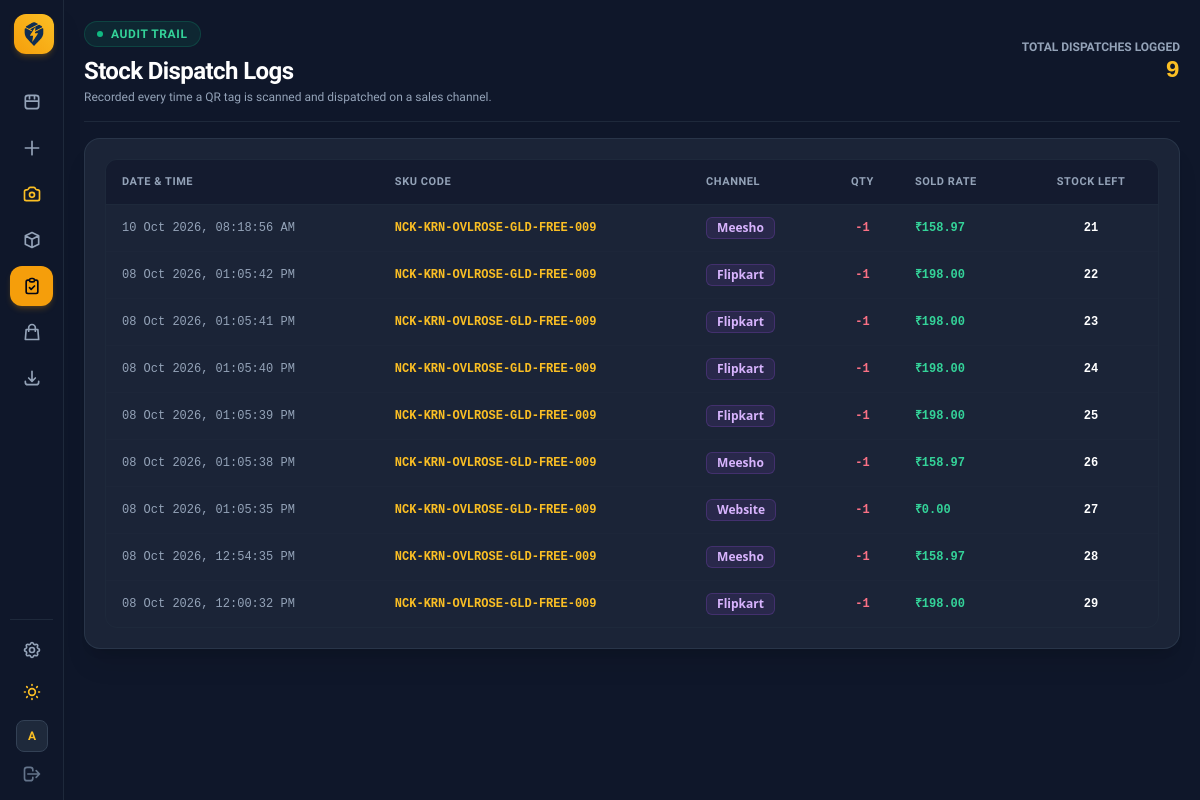
Screenshot of /dispatch-logs/ (signed in) with the database file from the repository.
### sku_manager/models.py (models this page shows, shortened)
class DispatchLog(models.Model):
    sku = models.ForeignKey(JewelrySKU, on_delete=models.CASCADE, related_name='dispatch_logs')
    platform = models.ForeignKey(Platform, on_delete=models.SET_NULL, null=True, blank=True)
    platform_name = models.CharField(max_length=50)
    quantity = models.PositiveIntegerField(default=1)
    sold_price = models.DecimalField(max_digits=10, decimal_places=2, default=0.00)
    stock_after = models.PositiveIntegerField(default=0)
    dispatched_at = models.DateTimeField(auto_now_add=True)
    class Meta:
        ordering = ['-dispatched_at']

class JewelrySKU(models.Model):
    name = models.CharField(max_length=100)
    category = models.CharField(max_length=50, default='General')
    style = models.CharField(max_length=50, blank=True, default='Standard')
    design_model = models.CharField(max_length=50, blank=True, default='')
    size = models.CharField(max_length=30, blank=True, default='Free Size')
    color = models.CharField(max_length=30, blank=True, default='Black')
    number = models.CharField(max_length=10, default='001')
    sku = models.CharField(max_length=100, unique=True, editable=False)
    image = models.ImageField(upload_to='products/', null=True, blank=True)
    is_listed = models.BooleanField(default=True)
    batch_no = models.CharField(max_length=50, blank=True, default='')
    stock = models.PositiveIntegerField(default=0)
    storage_box = models.ForeignKey(StorageBox, on_delete=models.SET_NULL, null=True, blank=True, related_name='skus')
    section_name = models.CharField(max_length=50, blank=True, default='Main Slot')
    purchase_price = models.DecimalField(max_digits=10, decimal_places=2, default=0.00)
    selling_price = models.DecimalField(max_digits=10, decimal_places=2, default=0.00)
    created_at = models.DateTimeField(auto_now_add=True)
    updated_at = models.DateTimeField(auto_now=True)
    class Meta:
        ordering = ['-created_at']

### sku_manager/views.py (the view)
# urls.py: path('dispatch-logs/', views.dispatch_logs, name='dispatch_logs'),
@login_required(login_url='login')
def dispatch_logs(request):
    logs = DispatchLog.objects.select_related('sku').all()
    return render(request, 'sku_manager/dispatch_logs.html', {
        'logs': logs,
        'total_dispatches': logs.count(),
        'active_page': 'dispatch_logs',
    })

### templates/sku_manager/dispatch_logs.html (shortened to what this page needs)
{% extends "sku_manager/base.html" %}
{% block content %}
<header class="flex flex-col sm:flex-row sm:items-center justify-between border-b border-slate-200 dark:border-slate-800 pb-4 gap-4">
  <div>
    <div class="inline-flex items-center gap-2 px-3 py-1 rounded-full bg-emerald-500/10 text-emerald-600 dark:text-emerald-400 border border-emerald-500/20 text-xs font-semibold uppercase tracking-wider mb-2">
      <span class="w-1.5 h-1.5 rounded-full bg-emerald-500 animate-pulse"></span>
      Audit Trail
    </div>
    <h1 class="text-2xl font-extrabold text-slate-900 dark:text-white tracking-tight">Stock Dispatch Logs</h1>
    <p class="text-slate-500 dark:text-slate-400 text-xs mt-0.5">Recorded every time a QR tag is scanned and dispatched on a sales channel.</p>
  </div>
  <div class="text-left sm:text-right">
    <div class="text-xs text-slate-500 dark:text-slate-400 uppercase font-semibold">Total Dispatches Logged</div>
    <div class="text-2xl font-black font-mono text-amber-600 dark:text-amber-400">{{ total_dispatches }}</div>
  </div>
</header>
<div class="bg-white dark:bg-slate-800/80 border border-slate-200 dark:border-slate-700/60 rounded-2xl p-4 sm:p-5 shadow-sm dark:shadow-xl space-y-4">
  <div class="overflow-x-auto rounded-xl border border-slate-200 dark:border-slate-800">
    <table class="w-full text-left text-sm text-slate-700 dark:text-slate-300">
      <thead class="bg-slate-50 dark:bg-slate-900/60 text-[11px] uppercase tracking-wider text-slate-500 dark:text-slate-400 border-b border-slate-200 dark:border-slate-800">
        <tr>
          <th class="py-3 px-4 font-semibold">Date & Time</th>
          <th class="py-3 px-4 font-semibold">SKU Code</th>
          <th class="py-3 px-4 font-semibold">Channel</th>
          <th class="py-3 px-4 text-center font-semibold">Qty</th>
          <th class="py-3 px-4 font-semibold">Sold Rate</th>
          <th class="py-3 px-4 text-center font-semibold">Stock Left</th>
        </tr>
      </thead>
      <tbody class="divide-y divide-slate-100 dark:divide-slate-800/60 font-mono text-xs">
        {% for log in logs %}
          <tr class="hover:bg-slate-50 dark:hover:bg-slate-800/30 transition">
            <td class="py-3 px-4 text-slate-500 dark:text-slate-400">{{ log.dispatched_at|date:"d M Y, h:i:s A" }}</td>
            <td class="py-3 px-4 font-bold text-amber-600 dark:text-amber-400">{{ log.sku.sku }}</td>
            <td class="py-3 px-4 font-sans font-semibold">
              <span class="inline-flex items-center gap-1.5 px-2.5 py-0.5 rounded-md bg-purple-500/10 border border-purple-500/20 text-purple-700 dark:text-purple-300 text-xs font-semibold">
                {{ log.platform_name }}
              </span>
            </td>
            <td class="py-3 px-4 text-center text-rose-500 dark:text-rose-400 font-bold">-{{ log.quantity }}</td>
            <td class="py-3 px-4 text-emerald-600 dark:text-emerald-400 font-bold">₹{{ log.sold_price }}</td>
            <td class="py-3 px-4 text-center text-slate-900 dark:text-white font-bold">{{ log.stock_after }}</td>
          </tr>
        {% empty %}
          <tr>
            <td colspan="6" class="text-center py-12 text-slate-400 dark:text-slate-500 text-xs font-sans">
              No sales dispatches logged yet. Scan any tag to register your first sale!
            </td>
          </tr>
        {% endfor %}
      </tbody>
    </table>
  </div>
</div>
{% endblock %}

### templates/sku_manager/base.html (shortened to what this page needs)
{% load static %}
<!DOCTYPE html>
<html lang="en" class="dark">
<head>
  <script src="https://cdn.tailwindcss.com"></script>
</head>
<body class="bg-slate-100 text-slate-800 dark:bg-slate-900 dark:text-slate-100 min-h-screen flex antialiased transition-colors duration-200">
  <aside class="group fixed left-0 top-0 z-40 h-screen w-16 hover:w-60 transition-all duration-300 ease-in-out bg-white border-r border-slate-200 dark:bg-slate-900 dark:border-slate-800 flex flex-col justify-between p-2.5 shadow-xl overflow-hidden">
    <div class="space-y-6">
      <a href="{% url 'inventory_list' %}" class="flex items-center gap-3 px-1 py-1">
        <div class="w-10 h-10 min-w-[40px] rounded-xl bg-gradient-to-tr from-amber-500 to-amber-400 flex items-center justify-center shadow-md shadow-amber-500/20 text-slate-950">
          <img src="{% static 'tatkal-pick-icon.svg' %}" class="w-7 h-7 object-contain" alt="Tatkal Pick">
        </div>
      </a>
      <nav class="space-y-1.5">
        <a href="{% url 'inventory_list' %}" title="Inventory"
          class="flex items-center gap-3.5 px-3 py-2.5 rounded-xl transition {% if active_page == 'inventory' %}bg-amber-500 text-slate-950 font-bold shadow-md shadow-amber-500/20{% else %}text-slate-600 dark:text-slate-400 hover:bg-slate-100 dark:hover:bg-slate-800 dark:hover:text-white{% endif %}">
          <svg class="w-5 h-5 min-w-[20px]" fill="none" stroke="currentColor" viewBox="0 0 24 24"><path stroke-linecap="round" stroke-linejoin="round" stroke-width="2" d="M4 7v10c0 2 1.5 3 3.5 3h9c2 0 3.5-1 3.5-3V7c0-2-1.5-3-3.5-3h-9C5.5 4 4 5 4 7zm0 4h16M9 4v4m6-4v4"></path></svg>
        </a>
        <a href="{% url 'product_master' %}" title="Add Products & Catalog"
          class="flex items-center gap-3.5 px-3 py-2.5 rounded-xl transition {% if active_page == 'products' %}bg-amber-500 text-slate-950 font-bold shadow-md shadow-amber-500/20{% else %}text-slate-600 dark:text-slate-400 hover:bg-slate-100 dark:hover:bg-slate-800 dark:hover:text-white{% endif %}">
          <svg class="w-5 h-5 min-w-[20px]" fill="none" stroke="currentColor" viewBox="0 0 24 24"><path stroke-linecap="round" stroke-linejoin="round" stroke-width="2" d="M12 4v16m8-8H4"></path></svg>
        </a>
        <a href="{% url 'sku_scanner' %}" title="Camera Scanner"
          class="flex items-center gap-3.5 px-3 py-2.5 rounded-xl transition {% if active_page == 'scanner' %}bg-amber-500 text-slate-950 font-bold shadow-md shadow-amber-500/20{% else %}text-amber-600 dark:text-amber-400 hover:bg-slate-100 dark:hover:bg-slate-800{% endif %}">
        </a>
        <a href="{% url 'box_manager' %}" title="Storage Boxes"
          class="flex items-center gap-3.5 px-3 py-2.5 rounded-xl transition {% if active_page == 'boxes' %}bg-amber-500 text-slate-950 font-bold shadow-md shadow-amber-500/20{% else %}text-slate-600 dark:text-slate-400 hover:bg-slate-100 dark:hover:bg-slate-800 dark:hover:text-white{% endif %}">
          <svg class="w-5 h-5 min-w-[20px]" fill="none" stroke="currentColor" viewBox="0 0 24 24"><path stroke-linecap="round" stroke-linejoin="round" stroke-width="2" d="M20 7l-8-4-8 4m16 0l-8 4m8-4v10l-8 4m0-10L4 7m8 4v10M4 7v10l8 4"></path></svg>
        </a>
        <a href="{% url 'dispatch_logs' %}" title="Dispatch Logs"
          class="flex items-center gap-3.5 px-3 py-2.5 rounded-xl transition {% if active_page == 'dispatch_logs' %}bg-amber-500 text-slate-950 font-bold shadow-md shadow-amber-500/20{% else %}text-slate-600 dark:text-slate-400 hover:bg-slate-100 dark:hover:bg-slate-800 dark:hover:text-white{% endif %}">
          <svg class="w-5 h-5 min-w-[20px]" fill="none" stroke="currentColor" viewBox="0 0 24 24"><path stroke-linecap="round" stroke-linejoin="round" stroke-width="2" d="M9 5H7a2 2 0 00-2 2v12a2 2 0 002 2h10a2 2 0 002-2V7a2 2 0 00-2-2h-2M9 5a2 2 0 002 2h2a2 2 0 002-2M9 5a2 2 0 012-2h2a2 2 0 012 2m-6 9l2 2 4-4"></path></svg>
        </a>
        <a href="{% url 'platform_manager' %}" title="Marketplace Channels"
          class="flex items-center gap-3.5 px-3 py-2.5 rounded-xl transition {% if active_page == 'platforms' %}bg-amber-500 text-slate-950 font-bold shadow-md shadow-amber-500/20{% else %}text-slate-600 dark:text-slate-400 hover:bg-slate-100 dark:hover:bg-slate-800 dark:hover:text-white{% endif %}">
          <svg class="w-5 h-5 min-w-[20px]" fill="none" stroke="currentColor" viewBox="0 0 24 24"><path stroke-linecap="round" stroke-linejoin="round" stroke-width="2" d="M16 11V7a4 4 0 00-8 0v4M5 9h14l1 12H4L5 9z"></path></svg>
        </a>
        <a href="{% url 'sku_export_csv' %}" title="Export CSV"
          class="flex items-center gap-3.5 px-3 py-2.5 rounded-xl transition text-slate-600 dark:text-slate-400 hover:bg-slate-100 dark:hover:bg-slate-800 dark:hover:text-white">
          <svg class="w-5 h-5 min-w-[20px]" fill="none" stroke="currentColor" viewBox="0 0 24 24"><path stroke-linecap="round" stroke-linejoin="round" stroke-width="2" d="M4 16v1a3 3 0 003 3h10a3 3 0 003-3v-1m-4-4l-4 4m0 0l-4-4m4 4V4"></path></svg>
        </a>
      </nav>
    </div>
    <div class="space-y-1.5 pt-3 border-t border-slate-200 dark:border-slate-800">
      <a href="{% url 'app_settings' %}" title="System Settings"
        class="flex items-center gap-3.5 px-3 py-2 rounded-xl transition {% if active_page == 'settings' %}bg-amber-500 text-slate-950 font-bold shadow-md shadow-amber-500/20{% else %}text-slate-600 dark:text-slate-400 hover:bg-slate-100 dark:hover:bg-slate-800 dark:hover:text-white{% endif %}">
      </a>
      <button id="themeToggleBtn" type="button" title="Switch Theme"
        class="w-full flex items-center gap-3.5 px-3 py-2 rounded-xl text-slate-600 dark:text-slate-400 hover:bg-slate-100 dark:hover:bg-slate-800 transition">
      </button>
      {% if request.user.is_authenticated %}
      <div class="flex items-center gap-3 px-1.5 pt-1 overflow-hidden">
        <div class="w-8 h-8 min-w-[32px] rounded-lg bg-slate-200 dark:bg-slate-800 border border-slate-300 dark:border-slate-700 flex items-center justify-center font-bold text-amber-600 dark:text-amber-400 text-xs">
          {{ request.user.username|slice:":1"|upper }}
        </div>
      </div>
      <a href="{% url 'logout' %}" title="Log Out"
        class="flex items-center gap-3 px-3 py-1.5 rounded-xl text-slate-500 hover:bg-rose-500/10 hover:text-rose-500 transition">
        <svg class="w-5 h-5 min-w-[20px]" fill="none" stroke="currentColor" viewBox="0 0 24 24">
          <path stroke-linecap="round" stroke-linejoin="round" stroke-width="2" d="M17 16l4-4m0 0l-4-4m4 4H7m6 4v1a3 3 0 01-3 3H6a3 3 0 01-3-3V7a3 3 0 013-3h4a3 3 0 013 3v1"></path>
        </svg>
      </a>
      {% endif %}
    </div>
  </aside>
  <main class="flex-1 ml-16 p-4 sm:p-5 min-h-screen transition-all duration-300">
    <div class="w-full space-y-4">
      {% block content %}{% endblock %}
    </div>
  </main>
</body>
</html>

### templates/sku_manager/base.html (style rules this page uses)
body { font-family: 'Plus Jakarta Sans', sans-serif; }

### rows the page displays
DispatchLog: dispatched_at "10 Oct 2026, 08:18:56 AM", sku.sku "NCK-KRN-OVLROSE-GLD-FREE-009", platform_name "Meesho", quantity "1", sold_price "158.97", stock_after "21"
DispatchLog: dispatched_at "08 Oct 2026, 01:05:42 PM", sku.sku "NCK-KRN-OVLROSE-GLD-FREE-009", platform_name "Flipkart", quantity "1", sold_price "198.00", stock_after "22"
DispatchLog: dispatched_at "08 Oct 2026, 01:05:41 PM", sku.sku "NCK-KRN-OVLROSE-GLD-FREE-009", platform_name "Flipkart", quantity "1", sold_price "198.00", stock_after "23"
DispatchLog: dispatched_at "08 Oct 2026, 01:05:40 PM", sku.sku "NCK-KRN-OVLROSE-GLD-FREE-009", platform_name "Flipkart", quantity "1", sold_price "198.00", stock_after "24"
DispatchLog: dispatched_at "08 Oct 2026, 01:05:39 PM", sku.sku "NCK-KRN-OVLROSE-GLD-FREE-009", platform_name "Flipkart", quantity "1", sold_price "198.00", stock_after "25"
DispatchLog: dispatched_at "08 Oct 2026, 01:05:38 PM", sku.sku "NCK-KRN-OVLROSE-GLD-FREE-009", platform_name "Meesho", quantity "1", sold_price "158.97", stock_after "26"
DispatchLog: dispatched_at "08 Oct 2026, 01:05:35 PM", sku.sku "NCK-KRN-OVLROSE-GLD-FREE-009", platform_name "Website", quantity "1", sold_price "0.00", stock_after "27"
DispatchLog: dispatched_at "08 Oct 2026, 12:54:35 PM", sku.sku "NCK-KRN-OVLROSE-GLD-FREE-009", platform_name "Meesho", quantity "1", sold_price "158.97", stock_after "28"
DispatchLog: dispatched_at "08 Oct 2026, 12:00:32 PM", sku.sku "NCK-KRN-OVLROSE-GLD-FREE-009", platform_name "Flipkart", quantity "1", sold_price "198.00", stock_after "29"

### other values shown
{{ request.user.username|slice:":1"|upper }} "A"
{{ total_dispatches }} "9"
